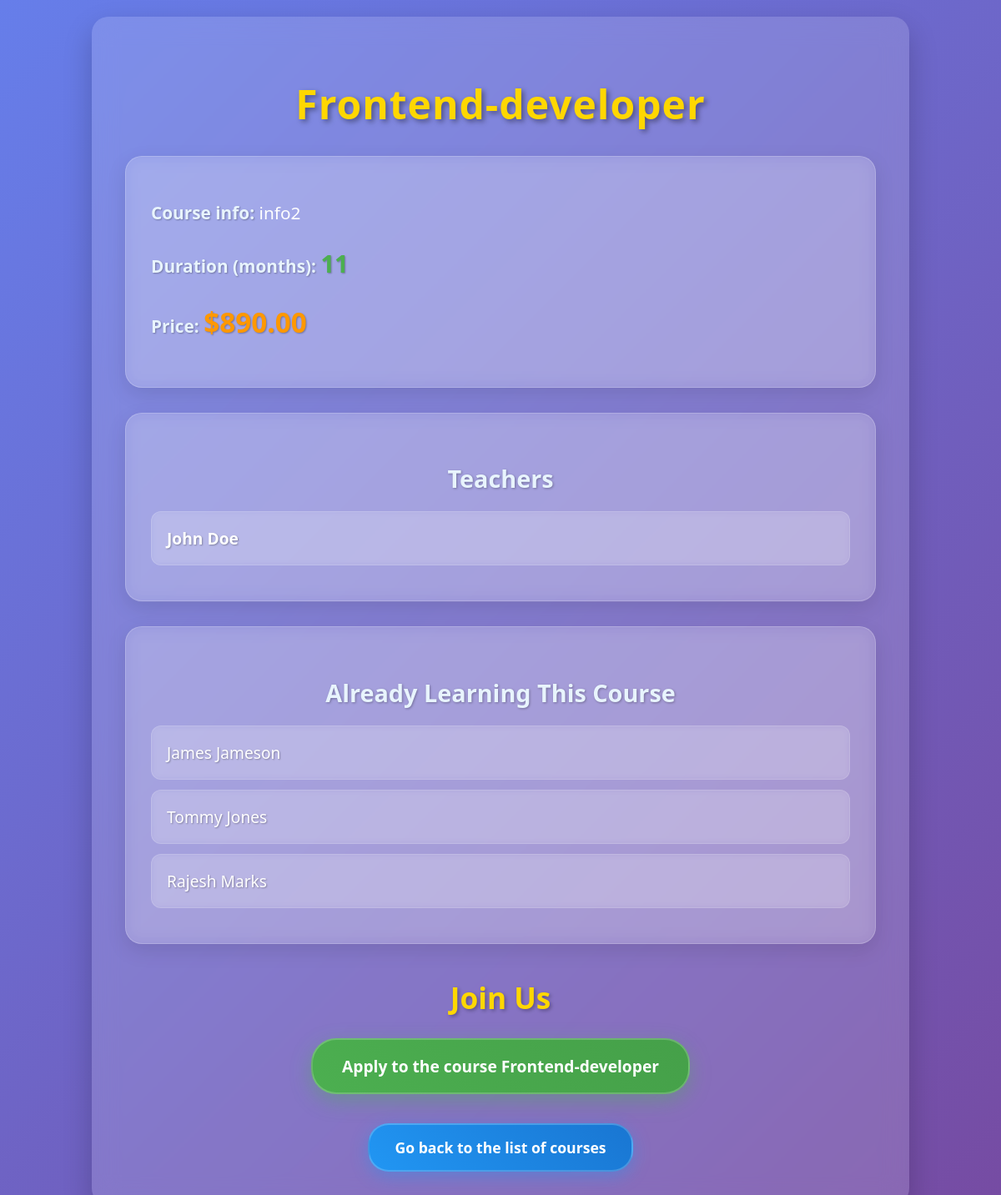
The app's page /schedule/course_details/2, older data.
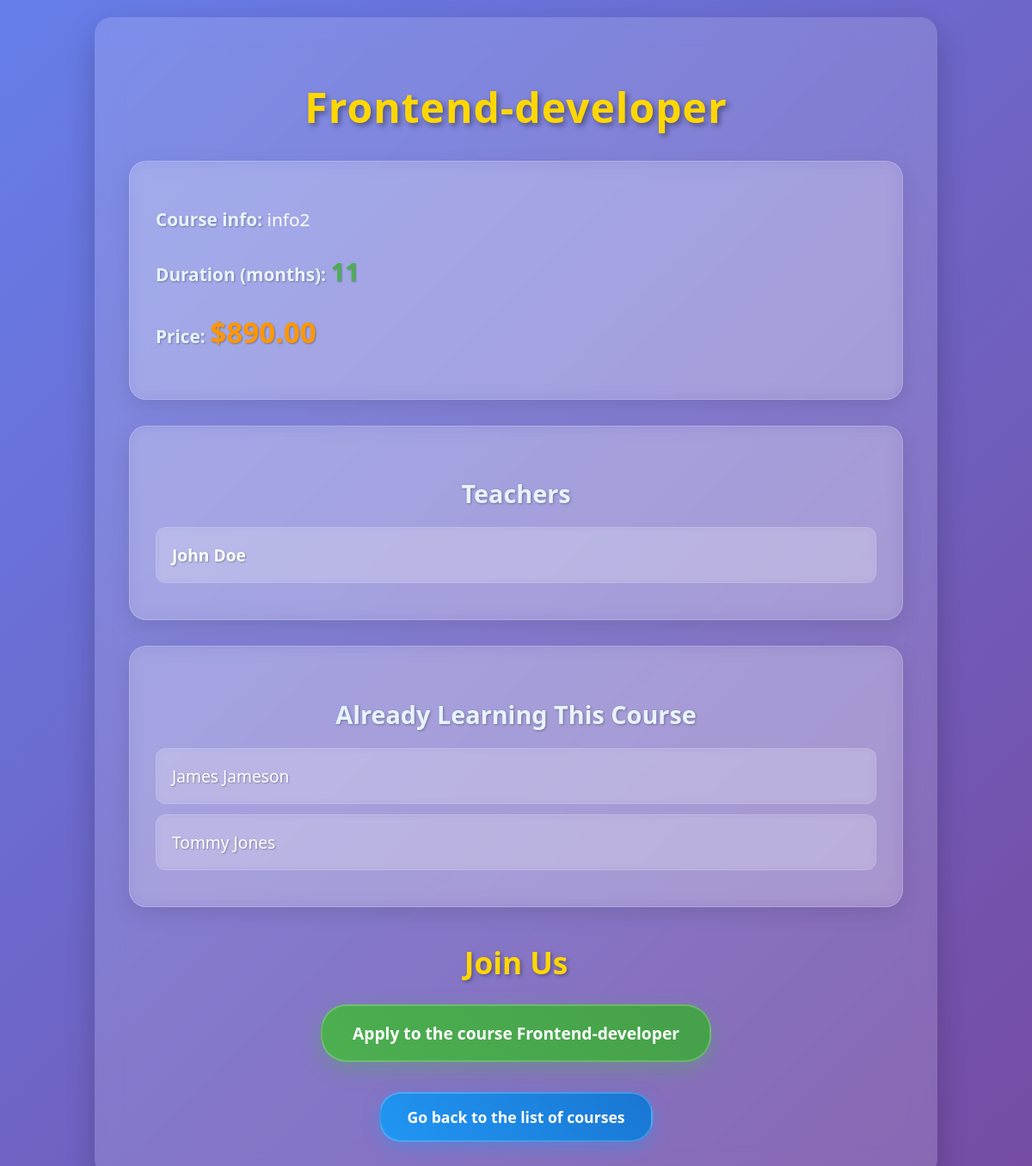
The same page, newer data.
### schedule/models.py (models this page shows, shortened)
class Teacher(models.Model):
    name = models.CharField(max_length=51)
    surname = models.CharField(max_length=51)
    age = models.IntegerField()
    about = models.TextField(max_length=1000, blank=True)
    def __str__(self):
        return f'{self.name} {self.surname}'
    def get_absolute_url(self):
        return reverse(viewname="teacher_detail", kwargs={"pk": self.id})

class Student(models.Model):
    name = models.CharField(max_length=51)
    surname = models.CharField(max_length=51)
    age = models.IntegerField()
    course = models.ManyToManyField("Course", blank=True)

### schedule/views.py (the view)
# urls.py: path("course_details/<int:pk>", views.CourseDetailView.as_view(), name="course_detail"),
class CourseDetailView(generic.DetailView):
    model = models.Course
    template_name = "schedule/course_details.html"
    context_object_name = "course"

### schedule/templates/schedule/course_details.html (shortened to what the changed rows need)
<!DOCTYPE html>
<html lang="en">
<head>
</head>
<body style="background: linear-gradient(135deg, #667eea 0%, #764ba2 100%); font-family: 'Segoe UI', Tahoma, Geneva, Verdana, sans-serif; margin: 0; padding: 20px; min-height: 100vh; color: white;">
    <div style="max-width: 900px; margin: 0 auto; background: rgba(255, 255, 255, 0.15); padding: 40px; border-radius: 20px; backdrop-filter: blur(15px); box-shadow: 0 15px 35px rgba(0, 0, 0, 0.2);">
        <h1 style="text-align: center; font-size: 3em; margin-bottom: 30px; text-shadow: 3px 3px 6px rgba(0, 0, 0, 0.4); color: #FFD700; font-weight: 800; letter-spacing: 1px;">{{course.title}}</h1>
        <div style="background: rgba(255, 255, 255, 0.15); padding: 30px; border-radius: 20px; margin-bottom: 30px; backdrop-filter: blur(10px); border: 1px solid rgba(255, 255, 255, 0.2); box-shadow: 0 8px 25px rgba(0, 0, 0, 0.1);">
            <ul style="list-style: none; padding: 0; margin: 0;">
                {% for teacher in course.teacher.all %}
                    <li style="background: rgba(255, 255, 255, 0.1); margin: 12px 0; padding: 18px; border-radius: 12px; backdrop-filter: blur(5px); border: 1px solid rgba(255, 255, 255, 0.15); transition: all 0.3s ease;">
                        <a href={{ teacher.get_absolute_url }} style="color: white; text-decoration: none; font-size: 1.2em; font-weight: 600; display: block; text-shadow: 1px 1px 2px rgba(0, 0, 0, 0.3);">{{teacher}}</a>
                    </li>
                {% endfor %}
            </ul>
        </div>
        <div style="background: rgba(255, 255, 255, 0.15); padding: 30px; border-radius: 20px; margin-bottom: 30px; backdrop-filter: blur(10px); border: 1px solid rgba(255, 255, 255, 0.2); box-shadow: 0 8px 25px rgba(0, 0, 0, 0.1);">
            <ul style="list-style: none; padding: 0; margin: 0;">
                {% for student in course.student_set.all %}
                <li style="background: rgba(255, 255, 255, 0.1); margin: 12px 0; padding: 18px; border-radius: 12px; backdrop-filter: blur(5px); border: 1px solid rgba(255, 255, 255, 0.15); transition: all 0.3s ease;">
                    <p style="margin: 0; font-size: 1.2em; color: white; font-weight: 500; text-shadow: 1px 1px 2px rgba(0, 0, 0, 0.3);">{{ student.name }} {{ student.surname }}</p>
                </li>
                {% endfor %}
            </ul>
        </div>
        <div style="text-align: center; margin-top: 40px;">
            <h2 style="font-size: 2.2em; margin-bottom: 25px; color: #FFD700; text-shadow: 2px 2px 4px rgba(0, 0, 0, 0.3); font-weight: 800;">Join Us</h2>
            <br>
        </div>
    </div>
</body>
</html>

Row changes from the older to the newer data that the page shows:
no longer on this page (row edited): Student: name "Rajesh", surname "Marks"
